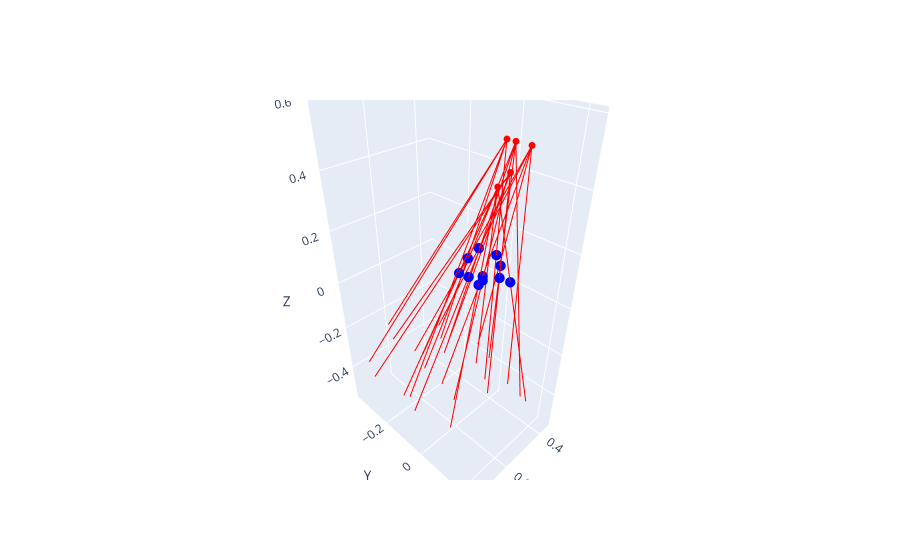

Notebook source saved alongside this figure:
### Code cell
plot_rays_and_points(
    ray_origins=all_ray_origins, 
    ray_directions=all_ray_directions, 
    points=final_screw_positions[final_screw_positions!=[0,0,0]].reshape(-1,3),
    point_color="blue"
)

### Figure 1 — Plotly figure (JSON) as saved in the notebook; plotly's stock layout.template omitted (floating-point values rounded to 4 significant figures)
{"data": [{"line": {"color": "red"}, "mode": "lines", "name": "ray", "showlegend": false, "type": "scatter3d", "x": [0.6176, 0.4244], "y": [0.2336, 0.1], "z": [0.5795, -0.3925]}, {"marker": {"color": "red", "size": 4}, "mode": "markers", "showlegend": false, "type": "scatter3d", "x": [0.6176], "y": [0.2336], "z": [0.5795]}, {"line": {"color": "red"}, "mode": "lines", "name": "ray", "showlegend": false, "type": "scatter3d", "x": [0.6176, 0.6098], "y": [0.2336, -0.0631], "z": [0.5795, -0.3754]}, {"marker": {"color": "red", "size": 4}, "mode": "markers", "showlegend": false, "type": "scatter3d", "x": [0.6176], "y": [0.2336], "z": [0.5795]}, {"line": {"color": "red"}, "mode": "lines", "name": "ray", "showlegend": false, "type": "scatter3d", "x": [0.6176, 0.385], "y": [0.2336, -0.08825], "z": [0.5795, -0.3383]}, {"marker": {"color": "red", "size": 4}, "mode": "markers", "showlegend": false, "type": "scatter3d", "x": [0.6176], "y": [0.2336], "z": [0.5795]}, {"line": {"color": "red"}, "mode": "lines", "name": "ray", "showlegend": false, "type": "scatter3d", "x": [0.6176, 0.6058], "y": [0.2336, -0.2156], "z": [0.5795, -0.3139]}, {"marker": {"color": "red", "size": 4}, "mode": "markers", "showlegend": false, "type": "scatter3d", "x": [0.6176], "y": [0.2336], "z": [0.5795]}, {"line": {"color": "red"}, "mode": "lines", "name": "ray", "showlegend": false, "type": "scatter3d", "x": [0.6176, 0.4559], "y": [0.2336, -0.2382], "z": [0.5795, -0.2873]}, {"marker": {"color": "red", "size": 4}, "mode": "markers", "showlegend": false, "type": "scatter3d", "x": [0.6176], "y": [0.2336], "z": [0.5795]}, {"line": {"color": "red"}, "mode": "lines", "name": "ray", "showlegend": false, "type": "scatter3d", "x": [0.6087, 0.6128], "y": [0.1838, 0.002948], "z": [0.5753, -0.4082]}, {"marker": {"color": "red", "size": 4}, "mode": "markers", "showlegend": false, "type": "scatter3d", "x": [0.6087], "y": [0.1838], "z": [0.5753]}, {"line": {"color": "red"}, "mode": "lines", "name": "ray", "showlegend": false, "type": "scatter3d", "x": [0.6087, 0.4282], "y": [0.1838, 0.164], "z": [0.5753, -0.4081]}, {"marker": {"color": "red", "size": 4}, "mode": "markers", "showlegend": false, "type": "scatter3d", "x": [0.6087], "y": [0.1838], "z": [0.5753]}, {"line": {"color": "red"}, "mode": "lines", "name": "ray", "showlegend": false, "type": "scatter3d", "x": [0.6087, 0.3826], "y": [0.1838, -0.02971], "z": [0.5753, -0.3751]}, {"marker": {"color": "red", "size": 4}, "mode": "markers", "showlegend": false, "type": "scatter3d", "x": [0.6087], "y": [0.1838], "z": [0.5753]}, {"line": {"color": "red"}, "mode": "lines", "name": "ray", "showlegend": false, "type": "scatter3d", "x": [0.6087, 0.6078], "y": [0.1838, -0.1593], "z": [0.5753, -0.364]}, {"marker": {"color": "red", "size": 4}, "mode": "markers", "showlegend": false, "type": "scatter3d", "x": [0.6087], "y": [0.1838], "z": [0.5753]}, {"line": {"color": "red"}, "mode": "lines", "name": "ray", "showlegend": false, "type": "scatter3d", "x": [0.6087, 0.4539], "y": [0.1838, -0.186], "z": [0.5753, -0.3408]}, {"marker": {"color": "red", "size": 4}, "mode": "markers", "showlegend": false, "type": "scatter3d", "x": [0.6087], "y": [0.1838], "z": [0.5753]}, {"line": {"color": "red"}, "mode": "lines", "name": "ray", "showlegend": false, "type": "scatter3d", "x": [0.6035, 0.4622], "y": [0.1545, -0.2212], "z": [0.5728, -0.3431]}, {"marker": {"color": "red", "size": 4}, "mode": "markers", "showlegend": false, "type": "scatter3d", "x": [0.6035], "y": [0.1545], "z": [0.5728]}, {"line": {"color": "red"}, "mode": "lines", "name": "ray", "showlegend": false, "type": "scatter3d", "x": [0.6035, 0.6035], "y": [0.1545, -0.3741], "z": [0.5728, -0.2761]}, {"marker": {"color": "red", "size": 4}, "mode": "markers", "showlegend": false, "type": "scatter3d", "x": [0.6035], "y": [0.1545], "z": [0.5728]}, {"line": {"color": "red"}, "mode": "lines", "name": "ray", "showlegend": false, "type": "scatter3d", "x": [0.6035, 0.4569], "y": [0.1545, 0.01586], "z": [0.5728, -0.4066]}, {"marker": {"color": "red", "size": 4}, "mode": "markers", "showlegend": false, "type": "scatter3d", "x": [0.6035], "y": [0.1545], "z": [0.5728]}, {"line": {"color": "red"}, "mode": "lines", "name": "ray", "showlegend": false, "type": "scatter3d", "x": [0.6035, 0.7293], "y": [0.1545, -0.106], "z": [0.5728, -0.3845]}, {"marker": {"color": "red", "size": 4}, "mode": "markers", "showlegend": false, "type": "scatter3d", "x": [0.6035], "y": [0.1545], "z": [0.5728]}, {"line": {"color": "red"}, "mode": "lines", "name": "ray", "showlegend": false, "type": "scatter3d", "x": [0.6035, 0.7666], "y": [0.1545, -0.2873], "z": [0.5728, -0.3093]}, {"marker": {"color": "red", "size": 4}, "mode": "markers", "showlegend": false, "type": "scatter3d", "x": [0.6035], "y": [0.1545], "z": [0.5728]}, {"line": {"color": "red"}, "mode": "lines", "name": "ray", "showlegend": false, "type": "scatter3d", "x": [0.592, 0.4511], "y": [0.1629, -0.2129], "z": [0.494, -0.4219]}, {"marker": {"color": "red", "size": 4}, "mode": "markers", "showlegend": false, "type": "scatter3d", "x": [0.592], "y": [0.1629], "z": [0.494]}, {"line": {"color": "red"}, "mode": "lines", "name": "ray", "showlegend": false, "type": "scatter3d", "x": [0.592, 0.5923], "y": [0.1629, -0.3658], "z": [0.494, -0.3548]}, {"marker": {"color": "red", "size": 4}, "mode": "markers", "showlegend": false, "type": "scatter3d", "x": [0.592], "y": [0.1629], "z": [0.494]}, {"line": {"color": "red"}, "mode": "lines", "name": "ray", "showlegend": false, "type": "scatter3d", "x": [0.592, 0.4455], "y": [0.1629, 0.02414], "z": [0.494, -0.4854]}, {"marker": {"color": "red", "size": 4}, "mode": "markers", "showlegend": false, "type": "scatter3d", "x": [0.592], "y": [0.1629], "z": [0.494]}, {"line": {"color": "red"}, "mode": "lines", "name": "ray", "showlegend": false, "type": "scatter3d", "x": [0.592, 0.7181], "y": [0.1629, -0.09755], "z": [0.494, -0.4632]}, {"marker": {"color": "red", "size": 4}, "mode": "markers", "showlegend": false, "type": "scatter3d", "x": [0.592], "y": [0.1629], "z": [0.494]}, {"line": {"color": "red"}, "mode": "lines", "name": "ray", "showlegend": false, "type": "scatter3d", "x": [0.592, 0.7555], "y": [0.1629, -0.279], "z": [0.494, -0.3881]}, {"marker": {"color": "red", "size": 4}, "mode": "markers", "showlegend": false, "type": "scatter3d", "x": [0.592], "y": [0.1629], "z": [0.494]}, {"line": {"color": "red"}, "mode": "lines", "name": "ray", "showlegend": false, "type": "scatter3d", "x": [0.6091, 0.3534], "y": [0.1411, 0.1451], "z": [0.4566, -0.5101]}, {"marker": {"color": "red", "size": 4}, "mode": "markers", "showlegend": false, "type": "scatter3d", "x": [0.6091], "y": [0.1411], "z": [0.4566]}, {"line": {"color": "red"}, "mode": "lines", "name": "ray", "showlegend": false, "type": "scatter3d", "x": [0.6091, 0.6378], "y": [0.1411, 0.01004], "z": [0.4566, -0.5344]}, {"marker": {"color": "red", "size": 4}, "mode": "markers", "showlegend": false, "type": "scatter3d", "x": [0.6091], "y": [0.1411], "z": [0.4566]}, {"line": {"color": "red"}, "mode": "lines", "name": "ray", "showlegend": false, "type": "scatter3d", "x": [0.6091, 0.3602], "y": [0.1411, -0.1145], "z": [0.4566, -0.4776]}, {"marker": {"color": "red", "size": 4}, "mode": "markers", "showlegend": false, "type": "scatter3d", "x": [0.6091], "y": [0.1411], "z": [0.4566]}, {"line": {"color": "red"}, "mode": "lines", "name": "ray", "showlegend": false, "type": "scatter3d", "x": [0.6091, 0.6886], "y": [0.1411, -0.1968], "z": [0.4566, -0.4812]}, {"marker": {"color": "red", "size": 4}, "mode": "markers", "showlegend": false, "type": "scatter3d", "x": [0.6091], "y": [0.1411], "z": [0.4566]}, {"line": {"color": "red"}, "mode": "lines", "name": "ray", "showlegend": false, "type": "scatter3d", "x": [0.6091, 0.5059], "y": [0.1411, -0.2856], "z": [0.4566, -0.4419]}, {"marker": {"color": "red", "size": 4}, "mode": "markers", "showlegend": false, "type": "scatter3d", "x": [0.6091], "y": [0.1411], "z": [0.4566]}, {"marker": {"color": "blue", "size": 6}, "mode": "markers", "name": "points", "showlegend": false, "type": "scatter3d", "x": [0.6144, 0.6128, 0.5508, 0.6104, 0.5117, 0.5518, 0.5403, 0.6336, 0.5252, 0.6178, 0.6331], "y": [0.112, 0.05302, 0.03875, 0.1095, 0.0922, 0.1056, 0.1139, 0.07695, 0.1424, 0.1013, 0.03905], "z": [0.188, 0.2204, 0.2215, 0.1711, 0.1676, 0.2271, 0.1483, 0.1781, 0.1395, 0.1553, 0.1734]}], "layout": {"scene": {"xaxis": {"title": {"text": "X"}}, "yaxis": {"title": {"text": "Y"}}, "zaxis": {"title": {"text": "Z"}}}}}
